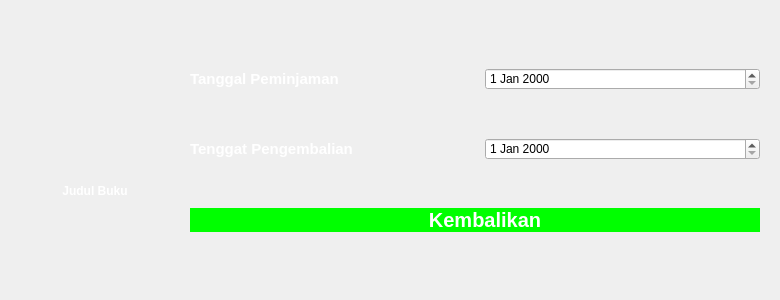
<?xml version="1.0" encoding="UTF-8"?>
<ui version="4.0">
 <class>Form</class>
 <widget class="QWidget" name="Form">
  <property name="geometry">
   <rect>
    <x>0</x>
    <y>0</y>
    <width>780</width>
    <height>300</height>
   </rect>
  </property>
  <property name="windowTitle">
   <string>Form</string>
  </property>
  <property name="styleSheet">
   <string notr="true">QPushButton {
				background-color: rgb(0, 255, 0);
                font-size: 20px;
                font-weight: bold;
                color: #ffffff;
                text-align: left;
                padding-left: 20px;
                border: none;
        }
        QPushButton:checked {
                background-color: rgb(0, 100, 200);
                color: #ffffff;
        }
        QPushButton:hover {
                background-color: rgb(0, 50, 100);
        }</string>
  </property>
  <layout class="QGridLayout" name="gridLayout">
   <property name="leftMargin">
    <number>20</number>
   </property>
   <property name="topMargin">
    <number>20</number>
   </property>
   <property name="rightMargin">
    <number>20</number>
   </property>
   <property name="bottomMargin">
    <number>20</number>
   </property>
   <property name="horizontalSpacing">
    <number>20</number>
   </property>
   <property name="verticalSpacing">
    <number>0</number>
   </property>
   <item row="0" column="0" rowspan="3">
    <layout class="QVBoxLayout" name="verticalLayout">
     <property name="spacing">
      <number>0</number>
     </property>
     <property name="bottomMargin">
      <number>0</number>
     </property>
     <item>
      <widget class="QLabel" name="coverImg">
       <property name="text">
        <string/>
       </property>
       <property name="pixmap">
        <pixmap>../Asset/cover-img/_Pi0YRcQESAC.png</pixmap>
       </property>
       <property name="scaledContents">
        <bool>false</bool>
       </property>
       <property name="alignment">
        <set>Qt::AlignmentFlag::AlignCenter</set>
       </property>
      </widget>
     </item>
     <item alignment="">
      <widget class="QLabel" name="judulBuku">
       <property name="maximumSize">
        <size>
         <width>150</width>
         <height>16777215</height>
        </size>
       </property>
       <property name="styleSheet">
        <string notr="true">font-size: 12px; font-weight: bold; text-align: center; color: #ffffff;</string>
       </property>
       <property name="text">
        <string>Judul Buku</string>
       </property>
       <property name="alignment">
        <set>Qt::AlignmentFlag::AlignCenter</set>
       </property>
       <property name="wordWrap">
        <bool>true</bool>
       </property>
      </widget>
     </item>
    </layout>
   </item>
   <item row="0" column="1">
    <widget class="QLabel" name="LblBorrowDate">
     <property name="styleSheet">
      <string notr="true">font-size: 15px; font-weight: bold; text-align: center; color: #ffffff;</string>
     </property>
     <property name="text">
      <string>Tanggal Peminjaman</string>
     </property>
    </widget>
   </item>
   <item row="0" column="2">
    <widget class="QDateEdit" name="tanggalPeminjaman"/>
   </item>
   <item row="1" column="1">
    <widget class="QLabel" name="LblDeadLine">
     <property name="styleSheet">
      <string notr="true">font-size: 15px; font-weight: bold; text-align: center; color: #ffffff;</string>
     </property>
     <property name="text">
      <string>Tenggat Pengembalian</string>
     </property>
    </widget>
   </item>
   <item row="1" column="2">
    <widget class="QDateEdit" name="tanggalDeadline"/>
   </item>
   <item row="2" column="1" colspan="2">
    <widget class="QPushButton" name="KembalikanBtn">
     <property name="styleSheet">
      <string notr="true">font-size: 20px; font-weight: bold; text-align: left; color: #ffffff;text-align: center;
border:transparent;</string>
     </property>
     <property name="text">
      <string>Kembalikan</string>
     </property>
    </widget>
   </item>
  </layout>
 </widget>
 <resources/>
 <connections/>
</ui>
